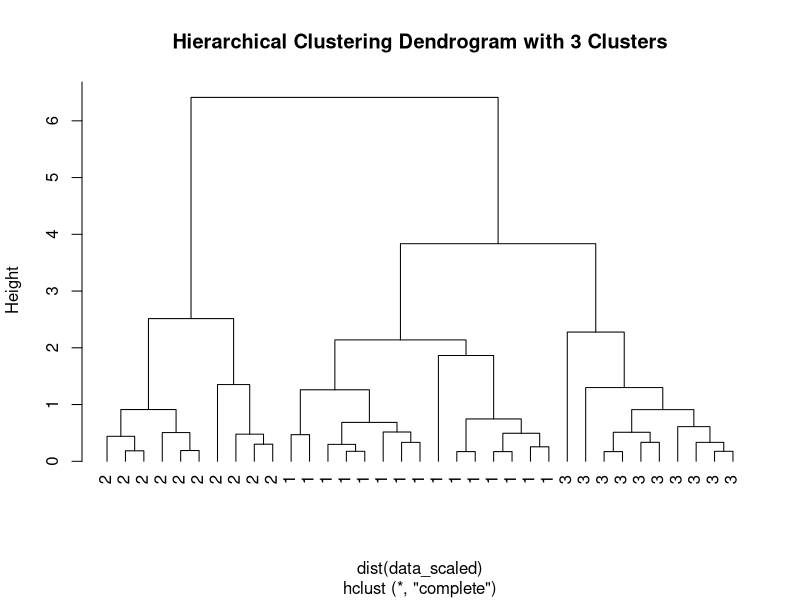

Recreate this plot in R.

library(dplyr)
library(stats)


data <- data.frame(
  ID = 1:35,
  Height_cm = c(180, 165, 175, 160, 170, 155, 178, 172, 168, 175, 163, 183, 179, 170, 167, 
                172, 169, 176, 162, 181, 174, 166, 177, 180, 164, 168, 173, 172, 167, 178, 
                179, 163, 170, 171, 177),
  Weight_kg = c(75, 60, 80, 55, 90, 50, 85, 78, 70, 82, 57, 95, 88, 72, 65, 77, 68, 83, 58, 
                92, 79, 63, 86, 89, 62, 73, 80, 75, 66, 87, 91, 61, 74, 76, 88),
  BMI = c(23.1, 22.0, 26.1, 21.5, 31.1, 20.9, 26.8, 26.4, 24.8, 26.8, 21.5, 28.4, 27.5, 24.9, 
          23.3, 26.0, 23.8, 26.8, 22.1, 28.1, 26.1, 22.9, 27.4, 27.5, 23.1, 25.9, 26.7, 25.4, 
          23.7, 27.5, 28.4, 22.9, 25.6, 25.9, 28.1),
  stringsAsFactors = FALSE
)


data_scaled <- scale(data[, -1])


hc <- hclust(dist(data_scaled), method = "complete")


clusters <- cutree(hc, k = 3)


data$Cluster <- as.factor(clusters)


plot(hc, hang = -1, labels = data$Cluster, main = "Hierarchical Clustering Dendrogram with 3 Clusters")
